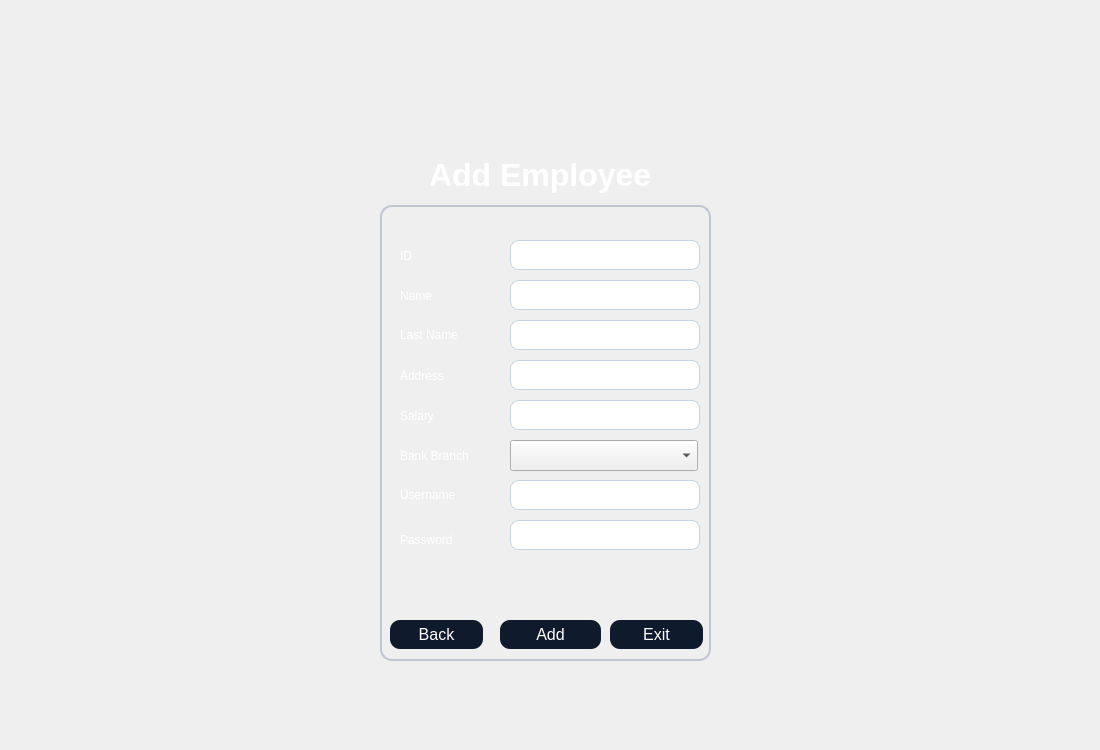
<?xml version="1.0" encoding="UTF-8"?>
<ui version="4.0">
 <class>add</class>
 <widget class="QDialog" name="add">
  <property name="geometry">
   <rect>
    <x>0</x>
    <y>0</y>
    <width>1100</width>
    <height>750</height>
   </rect>
  </property>
  <property name="windowTitle">
   <string>Dialog</string>
  </property>
  <property name="styleSheet">
   <string notr="true">QGroupBox {
    border: 1.5px solid #BFC5D2;
    border-radius: 12px;
    margin-top: 25px;
    color: white;
    font-family: &quot;Segoe UI Semibold&quot;;
    font-size: 14pt;
}

QGroupBox::title {
    subcontrol-origin: margin;
    padding: 4px 10px;
}
QPushButton {
    background-color: #0F1A2C;
    color: #FFFFFF;
	border-color: rgb(0, 0, 0);
    border-radius: 10px;
    font-family: &quot;Montserrat SemiBold&quot;;
    font-size: 12pt;
    padding: 6px 12px;
}

QPushButton:hover {
    background-color: #1A2942;
}

QPushButton:pressed {
    background-color: #09111A;
}
QLineEdit {
    background-color: #FFFFFF;
    border: 1px solid #C6D4E1;
    border-radius: 8px;
    padding: 6px;
    color: #0A1320;
    font-family: &quot;Inter&quot;;
    font-size: 11pt;
}

QLineEdit:focus {
    border: 1px solid #00B4FF;
    background-color: #F8FBFF;
}</string>
  </property>
  <widget class="QLabel" name="label">
   <property name="geometry">
    <rect>
     <x>0</x>
     <y>0</y>
     <width>1100</width>
     <height>750</height>
    </rect>
   </property>
   <property name="styleSheet">
    <string notr="true">image: url(:/new/prefix1/bg.jpg);</string>
   </property>
   <property name="text">
    <string/>
   </property>
  </widget>
  <widget class="QGroupBox" name="groupBox">
   <property name="geometry">
    <rect>
     <x>380</x>
     <y>180</y>
     <width>331</width>
     <height>481</height>
    </rect>
   </property>
   <property name="title">
    <string/>
   </property>
   <widget class="QLabel" name="label_4">
    <property name="geometry">
     <rect>
      <x>20</x>
      <y>139</y>
      <width>91</width>
      <height>31</height>
     </rect>
    </property>
    <property name="styleSheet">
     <string notr="true">color: rgb(255, 255, 255);</string>
    </property>
    <property name="text">
     <string>Last Name</string>
    </property>
   </widget>
   <widget class="QLineEdit" name="ln">
    <property name="geometry">
     <rect>
      <x>130</x>
      <y>140</y>
      <width>190</width>
      <height>30</height>
     </rect>
    </property>
   </widget>
   <widget class="QLabel" name="label_8">
    <property name="geometry">
     <rect>
      <x>20</x>
      <y>260</y>
      <width>91</width>
      <height>31</height>
     </rect>
    </property>
    <property name="styleSheet">
     <string notr="true">color: rgb(255, 255, 255);</string>
    </property>
    <property name="text">
     <string>Bank Branch</string>
    </property>
   </widget>
   <widget class="QLabel" name="label_6">
    <property name="geometry">
     <rect>
      <x>20</x>
      <y>220</y>
      <width>101</width>
      <height>31</height>
     </rect>
    </property>
    <property name="styleSheet">
     <string notr="true">color: rgb(255, 255, 255);</string>
    </property>
    <property name="text">
     <string>Salary</string>
    </property>
   </widget>
   <widget class="QLineEdit" name="s">
    <property name="geometry">
     <rect>
      <x>130</x>
      <y>220</y>
      <width>190</width>
      <height>30</height>
     </rect>
    </property>
   </widget>
   <widget class="QLineEdit" name="id">
    <property name="geometry">
     <rect>
      <x>130</x>
      <y>60</y>
      <width>190</width>
      <height>30</height>
     </rect>
    </property>
   </widget>
   <widget class="QLineEdit" name="n">
    <property name="geometry">
     <rect>
      <x>130</x>
      <y>100</y>
      <width>190</width>
      <height>30</height>
     </rect>
    </property>
   </widget>
   <widget class="QLabel" name="label_3">
    <property name="geometry">
     <rect>
      <x>20</x>
      <y>105</y>
      <width>55</width>
      <height>21</height>
     </rect>
    </property>
    <property name="styleSheet">
     <string notr="true">color: rgb(255, 255, 255);</string>
    </property>
    <property name="text">
     <string>Name</string>
    </property>
   </widget>
   <widget class="QLabel" name="label_2">
    <property name="geometry">
     <rect>
      <x>20</x>
      <y>65</y>
      <width>55</width>
      <height>21</height>
     </rect>
    </property>
    <property name="styleSheet">
     <string notr="true">color: rgb(255, 255, 255);</string>
    </property>
    <property name="text">
     <string>ID</string>
    </property>
   </widget>
   <widget class="QLineEdit" name="adrs">
    <property name="geometry">
     <rect>
      <x>130</x>
      <y>180</y>
      <width>190</width>
      <height>30</height>
     </rect>
    </property>
   </widget>
   <widget class="QLabel" name="label_5">
    <property name="geometry">
     <rect>
      <x>20</x>
      <y>180</y>
      <width>71</width>
      <height>31</height>
     </rect>
    </property>
    <property name="styleSheet">
     <string notr="true">color: rgb(255, 255, 255);</string>
    </property>
    <property name="text">
     <string>Address</string>
    </property>
   </widget>
   <widget class="QPushButton" name="Add">
    <property name="geometry">
     <rect>
      <x>120</x>
      <y>440</y>
      <width>101</width>
      <height>29</height>
     </rect>
    </property>
    <property name="text">
     <string>Add</string>
    </property>
   </widget>
   <widget class="QPushButton" name="exit">
    <property name="geometry">
     <rect>
      <x>230</x>
      <y>440</y>
      <width>93</width>
      <height>29</height>
     </rect>
    </property>
    <property name="text">
     <string>Exit</string>
    </property>
   </widget>
   <widget class="QPushButton" name="back">
    <property name="geometry">
     <rect>
      <x>10</x>
      <y>440</y>
      <width>93</width>
      <height>29</height>
     </rect>
    </property>
    <property name="text">
     <string>Back</string>
    </property>
   </widget>
   <widget class="QLabel" name="label_9">
    <property name="geometry">
     <rect>
      <x>20</x>
      <y>299</y>
      <width>81</width>
      <height>31</height>
     </rect>
    </property>
    <property name="styleSheet">
     <string notr="true">color: rgb(255, 255, 255);</string>
    </property>
    <property name="text">
     <string>Username</string>
    </property>
   </widget>
   <widget class="QLabel" name="label_10">
    <property name="geometry">
     <rect>
      <x>20</x>
      <y>350</y>
      <width>71</width>
      <height>20</height>
     </rect>
    </property>
    <property name="styleSheet">
     <string notr="true">color: rgb(255, 255, 255);</string>
    </property>
    <property name="text">
     <string>Password</string>
    </property>
   </widget>
   <widget class="QLineEdit" name="u">
    <property name="geometry">
     <rect>
      <x>130</x>
      <y>300</y>
      <width>190</width>
      <height>30</height>
     </rect>
    </property>
   </widget>
   <widget class="QLineEdit" name="p">
    <property name="geometry">
     <rect>
      <x>130</x>
      <y>340</y>
      <width>190</width>
      <height>30</height>
     </rect>
    </property>
   </widget>
   <widget class="QLabel" name="l">
    <property name="geometry">
     <rect>
      <x>10</x>
      <y>380</y>
      <width>301</width>
      <height>41</height>
     </rect>
    </property>
    <property name="styleSheet">
     <string notr="true">color: rgb(170, 0, 0);
font: 700 14pt &quot;Segoe UI&quot;;
</string>
    </property>
    <property name="text">
     <string/>
    </property>
   </widget>
   <widget class="QComboBox" name="bb">
    <property name="geometry">
     <rect>
      <x>130</x>
      <y>260</y>
      <width>188</width>
      <height>31</height>
     </rect>
    </property>
   </widget>
  </widget>
  <widget class="QLabel" name="label_11">
   <property name="geometry">
    <rect>
     <x>420</x>
     <y>150</y>
     <width>281</width>
     <height>51</height>
    </rect>
   </property>
   <property name="styleSheet">
    <string notr="true">color: #FFFFFF; 
font-family: &quot;Montserrat SemiBold&quot;; 
font-size: 24pt;
font-weight: 700; 
padding: 4px 0;</string>
   </property>
   <property name="text">
    <string>&lt;html&gt;&lt;head/&gt;&lt;body&gt;&lt;p&gt;Add Employee&lt;/p&gt;&lt;/body&gt;&lt;/html&gt;</string>
   </property>
  </widget>
 </widget>
 <resources/>
 <connections/>
</ui>
